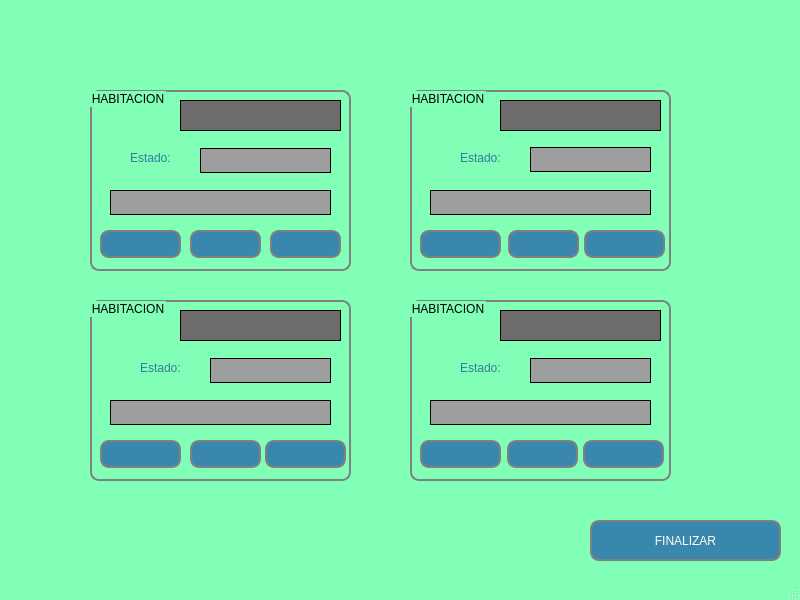
<?xml version="1.0" encoding="UTF-8"?>
<ui version="4.0">
 <class>MainWindow</class>
 <widget class="QMainWindow" name="MainWindow">
  <property name="geometry">
   <rect>
    <x>0</x>
    <y>0</y>
    <width>800</width>
    <height>600</height>
   </rect>
  </property>
  <property name="windowTitle">
   <string>Registro de pasajeros</string>
  </property>
  <property name="styleSheet">
   <string notr="true">QMainWindow{
	
	background-color: rgb(129, 255, 182);
}

QGroupBox{
    background-color: qlineargradient(x1: 0, y1: 0, x2: 0, y2: 1,
                                      stop: 0 #E0E0E0, stop: 1 #FFFFFF);
    border: 2px solid gray;
    border-radius: 9px;
    margin-top: 1ex; /* leave space at the top for the title */
}

QLabel{
	color:rgb(53, 123, 158);	
	font: Italic 12pt &quot;Calibri&quot;;
}

QLabel#lbl_nro_hab_1{
	
	background-color: rgb(108, 108, 108);
	border: 1px solid;
	border-color: rgb(0,0,0);
	color:rgb(255,255,255);	
	font: Bold 12pt &quot;Arial&quot;;
}
QLabel#lbl_nro_hab_2{
	
	background-color: rgb(108, 108, 108);
	border: 1px solid;
	border-color: rgb(0,0,0);
	color:rgb(255,255,255);	
	font: Bold 12pt &quot;Arial&quot;;
}
QLabel#lbl_nro_hab_3{
	
	background-color: rgb(108, 108, 108);
	border: 1px solid;
	border-color: rgb(0,0,0);
	color:rgb(255,255,255);	
	font: Bold 12pt &quot;Arial&quot;;
}
QLabel#lbl_nro_hab_4{
	
	background-color: rgb(108, 108, 108);
	border: 1px solid;
	border-color: rgb(0,0,0);
	color:rgb(255,255,255);	
	font: Bold 12pt &quot;Arial&quot;;
}

QLabel#lbl_referencia_1{
	
	background-color: rgb(158, 158, 158);
	border: 1px solid;
	border-color: rgb(0,0,0);
	color:rgb(0,0,0);	
	font: Bold 12pt &quot;Arial&quot;;
}
QLabel#lbl_referencia_2{
	
	background-color: rgb(158, 158, 158);
	border: 1px solid;
	border-color: rgb(0,0,0);
	color:rgb(0,0,0);	
	font: Bold 12pt &quot;Arial&quot;;
}
QLabel#lbl_referencia_3{
	
	background-color: rgb(158, 158, 158);
	border: 1px solid;
	border-color: rgb(0,0,0);
	color:rgb(0,0,0);	
	font: Bold 12pt &quot;Arial&quot;;
}
QLabel#lbl_referencia_4{
	
	background-color: rgb(158, 158, 158);
	border: 1px solid;
	border-color: rgb(0,0,0);
	color:rgb(0,0,0);	
	font: Bold 12pt &quot;Arial&quot;;
}

QLabel#lbl_estado_1{
	
	background-color: rgb(158, 158, 158);
	border: 1px solid;
	border-color: rgb(0,0,0);
	color:rgb(255,255,255);	
	font: Bold 12pt &quot;Arial&quot;;
}
QLabel#lbl_estado_2{
	
	background-color: rgb(158, 158, 158);
	border: 1px solid;
	border-color: rgb(0,0,0);
	color:rgb(255,255,255);	
	font: Bold 12pt &quot;Arial&quot;;
}
QLabel#lbl_estado_3{
	
	background-color: rgb(158, 158, 158);
	border: 1px solid;
	border-color: rgb(0,0,0);
	color:rgb(255,255,255);	
	font: Bold 12pt &quot;Arial&quot;;
}
QLabel#lbl_estado_4{
	
	background-color: rgb(158, 158, 158);
	border: 1px solid;
	border-color: rgb(0,0,0);
	color:rgb(255,255,255);	
	font: Bold 12pt &quot;Arial&quot;;
}

QPushButton{
	background-color: rgb(58, 135, 173);
    border: 2px solid gray;
    border-radius: 9px;	
	color:rgb(255,255,255);	
	font: Bold 9.5pt &quot;Calibri&quot;;
}
QPushButton:hover{
	background-color: rgb(83, 193, 247);
    border: 2px solid black;
    border-radius: 9px;	
	color:rgb(255,255,255);	
	font: Bold 10pt &quot;Calibri&quot;;
}

QPushButton:!enable{
	background-color: rgb(rgb(167, 210, 249));
    border: 2px solid gray;
    border-radius: 9px;	
	color:rgb(255,255,255);	
	font: Bold 11pt &quot;Calibri&quot;;
}</string>
  </property>
  <widget class="QWidget" name="centralwidget">
   <widget class="QGroupBox" name="groupBox">
    <property name="geometry">
     <rect>
      <x>90</x>
      <y>90</y>
      <width>261</width>
      <height>181</height>
     </rect>
    </property>
    <property name="styleSheet">
     <string notr="true"/>
    </property>
    <property name="title">
     <string>HABITACION</string>
    </property>
    <widget class="QPushButton" name="btn_ocupa_libera">
     <property name="geometry">
      <rect>
       <x>180</x>
       <y>140</y>
       <width>71</width>
       <height>28</height>
      </rect>
     </property>
     <property name="text">
      <string/>
     </property>
    </widget>
    <widget class="QLabel" name="lbl_nro_hab_1">
     <property name="geometry">
      <rect>
       <x>90</x>
       <y>10</y>
       <width>161</width>
       <height>31</height>
      </rect>
     </property>
     <property name="text">
      <string/>
     </property>
     <property name="alignment">
      <set>Qt::AlignCenter</set>
     </property>
    </widget>
    <widget class="QLabel" name="lbl_referencia_1">
     <property name="geometry">
      <rect>
       <x>20</x>
       <y>100</y>
       <width>221</width>
       <height>25</height>
      </rect>
     </property>
     <property name="text">
      <string/>
     </property>
    </widget>
    <widget class="QLabel" name="lbl_estado_1">
     <property name="geometry">
      <rect>
       <x>110</x>
       <y>58</y>
       <width>131</width>
       <height>25</height>
      </rect>
     </property>
     <property name="text">
      <string/>
     </property>
    </widget>
    <widget class="QPushButton" name="btn_reserva">
     <property name="geometry">
      <rect>
       <x>10</x>
       <y>140</y>
       <width>81</width>
       <height>28</height>
      </rect>
     </property>
     <property name="text">
      <string/>
     </property>
    </widget>
    <widget class="QPushButton" name="btn_repara">
     <property name="geometry">
      <rect>
       <x>100</x>
       <y>140</y>
       <width>71</width>
       <height>28</height>
      </rect>
     </property>
     <property name="text">
      <string/>
     </property>
    </widget>
    <widget class="QLabel" name="label">
     <property name="geometry">
      <rect>
       <x>40</x>
       <y>60</y>
       <width>61</width>
       <height>16</height>
      </rect>
     </property>
     <property name="text">
      <string>Estado:</string>
     </property>
    </widget>
   </widget>
   <widget class="QGroupBox" name="groupBox_2">
    <property name="geometry">
     <rect>
      <x>410</x>
      <y>90</y>
      <width>261</width>
      <height>181</height>
     </rect>
    </property>
    <property name="title">
     <string>HABITACION</string>
    </property>
    <widget class="QPushButton" name="btn_ocupa_libera_2">
     <property name="geometry">
      <rect>
       <x>174</x>
       <y>140</y>
       <width>81</width>
       <height>28</height>
      </rect>
     </property>
     <property name="text">
      <string/>
     </property>
    </widget>
    <widget class="QLabel" name="lbl_nro_hab_2">
     <property name="geometry">
      <rect>
       <x>90</x>
       <y>10</y>
       <width>161</width>
       <height>31</height>
      </rect>
     </property>
     <property name="text">
      <string/>
     </property>
     <property name="alignment">
      <set>Qt::AlignCenter</set>
     </property>
    </widget>
    <widget class="QLabel" name="lbl_referencia_2">
     <property name="geometry">
      <rect>
       <x>20</x>
       <y>100</y>
       <width>221</width>
       <height>25</height>
      </rect>
     </property>
     <property name="text">
      <string/>
     </property>
    </widget>
    <widget class="QLabel" name="lbl_estado_2">
     <property name="geometry">
      <rect>
       <x>120</x>
       <y>57</y>
       <width>121</width>
       <height>25</height>
      </rect>
     </property>
     <property name="text">
      <string/>
     </property>
    </widget>
    <widget class="QPushButton" name="btn_repara_2">
     <property name="geometry">
      <rect>
       <x>98</x>
       <y>140</y>
       <width>71</width>
       <height>28</height>
      </rect>
     </property>
     <property name="text">
      <string/>
     </property>
    </widget>
    <widget class="QPushButton" name="btn_reserva_2">
     <property name="geometry">
      <rect>
       <x>10</x>
       <y>140</y>
       <width>81</width>
       <height>28</height>
      </rect>
     </property>
     <property name="text">
      <string/>
     </property>
    </widget>
    <widget class="QLabel" name="label_2">
     <property name="geometry">
      <rect>
       <x>50</x>
       <y>60</y>
       <width>61</width>
       <height>16</height>
      </rect>
     </property>
     <property name="text">
      <string>Estado:</string>
     </property>
    </widget>
   </widget>
   <widget class="QPushButton" name="boton_salir">
    <property name="geometry">
     <rect>
      <x>590</x>
      <y>520</y>
      <width>191</width>
      <height>41</height>
     </rect>
    </property>
    <property name="text">
     <string>FINALIZAR</string>
    </property>
   </widget>
   <widget class="QGroupBox" name="groupBox_3">
    <property name="geometry">
     <rect>
      <x>90</x>
      <y>300</y>
      <width>261</width>
      <height>181</height>
     </rect>
    </property>
    <property name="title">
     <string>HABITACION</string>
    </property>
    <widget class="QPushButton" name="btn_ocupa_libera_3">
     <property name="geometry">
      <rect>
       <x>175</x>
       <y>140</y>
       <width>81</width>
       <height>28</height>
      </rect>
     </property>
     <property name="text">
      <string/>
     </property>
    </widget>
    <widget class="QLabel" name="lbl_nro_hab_3">
     <property name="geometry">
      <rect>
       <x>90</x>
       <y>10</y>
       <width>161</width>
       <height>31</height>
      </rect>
     </property>
     <property name="text">
      <string/>
     </property>
     <property name="alignment">
      <set>Qt::AlignCenter</set>
     </property>
    </widget>
    <widget class="QLabel" name="lbl_referencia_3">
     <property name="geometry">
      <rect>
       <x>20</x>
       <y>100</y>
       <width>221</width>
       <height>25</height>
      </rect>
     </property>
     <property name="text">
      <string/>
     </property>
    </widget>
    <widget class="QLabel" name="lbl_estado_3">
     <property name="geometry">
      <rect>
       <x>120</x>
       <y>58</y>
       <width>121</width>
       <height>25</height>
      </rect>
     </property>
     <property name="text">
      <string/>
     </property>
    </widget>
    <widget class="QPushButton" name="btn_repara_3">
     <property name="geometry">
      <rect>
       <x>100</x>
       <y>140</y>
       <width>71</width>
       <height>28</height>
      </rect>
     </property>
     <property name="text">
      <string/>
     </property>
    </widget>
    <widget class="QPushButton" name="btn_reserva_3">
     <property name="geometry">
      <rect>
       <x>10</x>
       <y>140</y>
       <width>81</width>
       <height>28</height>
      </rect>
     </property>
     <property name="text">
      <string/>
     </property>
    </widget>
    <widget class="QLabel" name="label_3">
     <property name="geometry">
      <rect>
       <x>50</x>
       <y>60</y>
       <width>61</width>
       <height>16</height>
      </rect>
     </property>
     <property name="text">
      <string>Estado:</string>
     </property>
    </widget>
   </widget>
   <widget class="QGroupBox" name="groupBox_4">
    <property name="geometry">
     <rect>
      <x>410</x>
      <y>300</y>
      <width>261</width>
      <height>181</height>
     </rect>
    </property>
    <property name="title">
     <string>HABITACION</string>
    </property>
    <widget class="QPushButton" name="btn_ocupa_libera_4">
     <property name="geometry">
      <rect>
       <x>173</x>
       <y>140</y>
       <width>81</width>
       <height>28</height>
      </rect>
     </property>
     <property name="text">
      <string/>
     </property>
    </widget>
    <widget class="QLabel" name="lbl_nro_hab_4">
     <property name="geometry">
      <rect>
       <x>90</x>
       <y>10</y>
       <width>161</width>
       <height>31</height>
      </rect>
     </property>
     <property name="text">
      <string/>
     </property>
     <property name="alignment">
      <set>Qt::AlignCenter</set>
     </property>
    </widget>
    <widget class="QLabel" name="lbl_referencia_4">
     <property name="geometry">
      <rect>
       <x>20</x>
       <y>100</y>
       <width>221</width>
       <height>25</height>
      </rect>
     </property>
     <property name="text">
      <string/>
     </property>
    </widget>
    <widget class="QLabel" name="lbl_estado_4">
     <property name="geometry">
      <rect>
       <x>120</x>
       <y>58</y>
       <width>121</width>
       <height>25</height>
      </rect>
     </property>
     <property name="text">
      <string/>
     </property>
    </widget>
    <widget class="QPushButton" name="btn_repara_4">
     <property name="geometry">
      <rect>
       <x>97</x>
       <y>140</y>
       <width>71</width>
       <height>28</height>
      </rect>
     </property>
     <property name="text">
      <string/>
     </property>
    </widget>
    <widget class="QPushButton" name="btn_reserva_4">
     <property name="geometry">
      <rect>
       <x>10</x>
       <y>140</y>
       <width>81</width>
       <height>28</height>
      </rect>
     </property>
     <property name="text">
      <string/>
     </property>
    </widget>
    <widget class="QLabel" name="label_4">
     <property name="geometry">
      <rect>
       <x>50</x>
       <y>60</y>
       <width>61</width>
       <height>16</height>
      </rect>
     </property>
     <property name="text">
      <string>Estado:</string>
     </property>
    </widget>
   </widget>
  </widget>
  <widget class="QStatusBar" name="statusbar"/>
 </widget>
 <resources/>
 <connections>
  <connection>
   <sender>boton_salir</sender>
   <signal>clicked()</signal>
   <receiver>MainWindow</receiver>
   <slot>close()</slot>
   <hints>
    <hint type="sourcelabel">
     <x>679</x>
     <y>496</y>
    </hint>
    <hint type="destinationlabel">
     <x>800</x>
     <y>389</y>
    </hint>
   </hints>
  </connection>
 </connections>
</ui>
